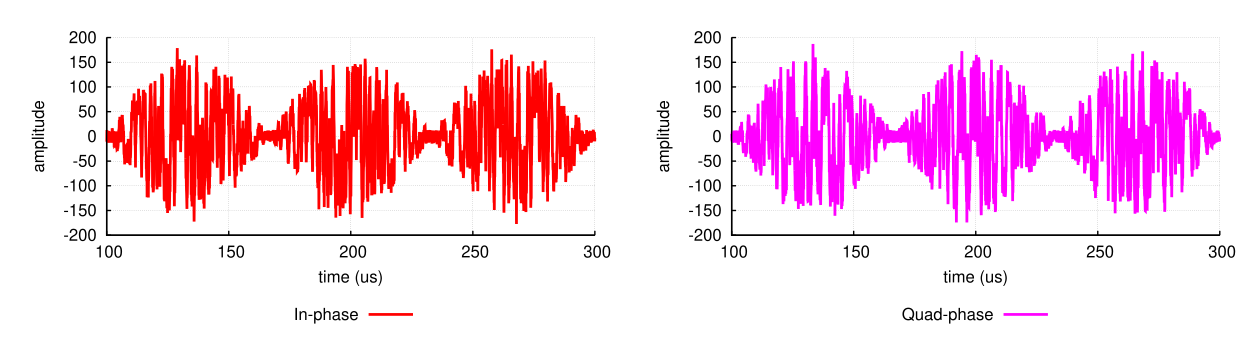

Write the gnuplot code that produced this figure.
set term postscript enhanced eps color font "Helvetica,24" 

folder = "matlab"
filename = "IQ"

set border 3 lw 2
set ytics nomirror
set xtics nomirror

set xlabel "time (us)"
set ylabel "amplitude"

set grid

set key out horiz spacing 5 
set key bottom center

set output filename.".eps"

set size 2.5,1

set multiplot
set size 1.2,0.9
set xrange [1e2:3e2]
set yrange [-200:200]
set origin 0.05,0.05
plot	folder."/".filename.".txt" using ($1*1e6):2 title "In-phase" with lines ls 1 lc 1 lw 8

set origin 1.3,0.05
plot	folder."/".filename.".txt" using ($1*1e6):3 title "Quad-phase" with lines ls 1 lc 4 lw 8
unset multiplot

#replot
